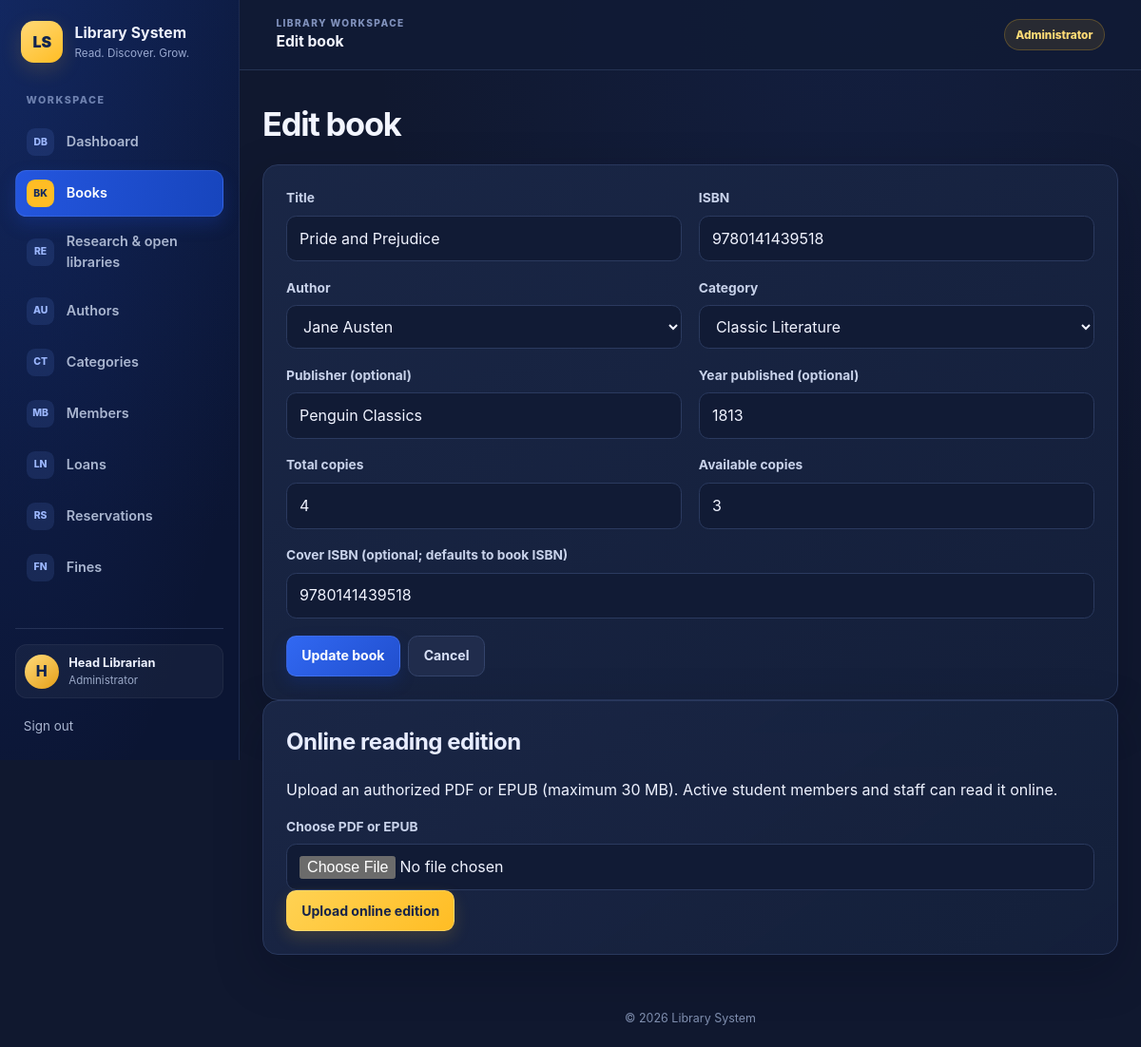
/books/edit.php?id=2 (signed in), run on the app's committed database.
### tables this page shows
CREATE TABLE books (
    book_id INT AUTO_INCREMENT PRIMARY KEY,
    isbn VARCHAR(20) NOT NULL UNIQUE,
    title VARCHAR(200) NOT NULL,
    author_id INT NOT NULL,
    category_id INT NOT NULL,
    publisher VARCHAR(120),
    year_published SMALLINT UNSIGNED,
    total_copies INT NOT NULL DEFAULT 1 CHECK (total_copies >= 0),
    available_copies INT NOT NULL DEFAULT 1 CHECK (available_copies >= 0),
    cover_isbn VARCHAR(20),   
    digital_file_path VARCHAR(255) NULL,
    FOREIGN KEY (author_id) REFERENCES authors(author_id)
        ON DELETE RESTRICT ON UPDATE CASCADE,
    FOREIGN KEY (category_id) REFERENCES categories(category_id)
        ON DELETE RESTRICT ON UPDATE CASCADE
);

CREATE TABLE authors (
    author_id INT AUTO_INCREMENT PRIMARY KEY,
    name VARCHAR(100) NOT NULL,
    country VARCHAR(60)
);

CREATE TABLE categories (
    category_id INT AUTO_INCREMENT PRIMARY KEY,
    name VARCHAR(60) NOT NULL UNIQUE,
    description TEXT
);

### includes/functions.php (called while the page is built, shortened)
<?php
function e($string) {
    return htmlspecialchars($string ?? '', ENT_QUOTES, 'UTF-8');
}

### books/edit.php (the view, shortened to what this page needs)
<?php
require_once '../config/database.php';
require_once '../includes/functions.php';
$bookId = filter_input(INPUT_GET, 'id', FILTER_VALIDATE_INT);
$stmt = $pdo->prepare('SELECT * FROM books WHERE book_id = ?');
$stmt->execute([$bookId]);
$book = $stmt->fetch();
$authors = $pdo->query('SELECT author_id, name FROM authors ORDER BY name')->fetchAll();
$categories = $pdo->query('SELECT category_id, name FROM categories ORDER BY name')->fetchAll();
require '../includes/header.php';
require '../includes/navbar.php';
?>
<main class="container">
    <header class="page-heading"><h1>Edit book</h1></header>
    <form class="card form-grid" method="post">
        <div class="field">
            <label for="title">Title</label>
            <input id="title" name="title" maxlength="200" required value="<?= e($book['title']) ?>">
        </div>
        <div class="field">
            <label for="isbn">ISBN</label>
            <input id="isbn" name="isbn" maxlength="20" required value="<?= e($book['isbn']) ?>">
        </div>
        <div class="field">
            <label for="author_id">Author</label>
            <select id="author_id" name="author_id" required>
                <?php foreach ($authors as $author): ?>
                    <option value="<?= e($author['author_id']) ?>"<?= (string)$book['author_id'] === (string)$author['author_id'] ? ' selected' : '' ?>><?= e($author['name']) ?></option>
                <?php endforeach; ?>
            </select>
        </div>
        <div class="field">
            <label for="category_id">Category</label>
            <select id="category_id" name="category_id" required>
                <?php foreach ($categories as $category): ?>
                    <option value="<?= e($category['category_id']) ?>"<?= (string)$book['category_id'] === (string)$category['category_id'] ? ' selected' : '' ?>><?= e($category['name']) ?></option>
                <?php endforeach; ?>
            </select>
        </div>
        <div class="field">
            <label for="publisher">Publisher (optional)</label>
            <input id="publisher" name="publisher" maxlength="120" value="<?= e($book['publisher']) ?>">
        </div>
        <div class="field">
            <label for="year_published">Year published (optional)</label>
            <input id="year_published" name="year_published" type="number" min="1000" max="2155" value="<?= e($book['year_published']) ?>">
        </div>
        <div class="field">
            <label for="total_copies">Total copies</label>
            <input id="total_copies" name="total_copies" type="number" min="0" required value="<?= e($book['total_copies']) ?>">
        </div>
        <div class="field">
            <label for="available_copies">Available copies</label>
            <input id="available_copies" name="available_copies" type="number" min="0" required value="<?= e($book['available_copies']) ?>">
        </div>
        <div class="field field-full">
            <label for="cover_isbn">Cover ISBN (optional; defaults to book ISBN)</label>
            <input id="cover_isbn" name="cover_isbn" maxlength="20" value="<?= e($book['cover_isbn']) ?>">
        </div>
        <div class="field-full form-actions">
            <button class="button" type="submit">Update book</button>
            <a class="button button-secondary" href="index.php">Cancel</a>
        </div>
    </form>
    <section class="card ebook-management" aria-labelledby="ebook-heading">
        <h2 id="ebook-heading">Online reading edition</h2>
        <p>Upload an authorized PDF or EPUB (maximum 30 MB). Active student members and staff can read it online.</p>
        <form class="ebook-upload-form" method="post" action="ebook_manage.php" enctype="multipart/form-data">
            <div class="field">
                <label for="ebook">Choose PDF or EPUB</label>
                <input id="ebook" name="ebook" type="file" accept=".pdf,.epub,application/pdf,application/epub+zip" required>
            </div>
            <button class="button button-accent" type="submit">Upload online edition</button>
        </form>
    </section>
</main>
<?php require '../includes/footer.php'; ?>

### assets/css/style.css (style rules this page uses)
:root { color-scheme: dark; font-family: Inter, "Segoe UI", Arial, sans-serif; background: #10182f; color: #eef2ff; font-synthesis: none; text-rendering: optimizeLegibility; --bg: #10182f; --sidebar: #0b1533; --surface: #151f3b; --surface-raised: #1b2849; --border: #29385d; --text: #eef2ff; --muted: #9aa8c7; --blue: #285bea; --gold: #ffbd24; --red: #ed6871; --green: #63d3ac; --shadow: 0 18px 50px rgb(3 9 25 / 25%); }
* { box-sizing: border-box; }
html { min-width: 320px; scroll-behavior: smooth; }
body { min-width: 320px; min-height: 100vh; margin: 0; color: var(--text); background: radial-gradient(ellipse at 75% 0%, rgb(42 82 190 / 11%), transparent 32rem), var(--bg); line-height: 1.55; }
a { color: #75a0ff; text-decoration: none; text-underline-offset: 3px; }
.container { width: min(1440px, calc(100% - clamp(1.25rem, 4vw, 3.5rem))); margin: clamp(1.25rem, 3vw, 2.25rem) auto; }
.page-heading { display: flex; flex-wrap: wrap; align-items: center; justify-content: space-between; gap: 1rem; margin-bottom: 1.35rem; }
.page-heading h1 { margin: 0; color: #f2f5ff; font-size: clamp(1.6rem, 3vw, 2.15rem); letter-spacing: -0.035em; line-height: 1.2; }
h2, h3 { margin-top: 0; color: #e8edff; letter-spacing: -0.02em; }
.card, .table-wrap { background: linear-gradient(145deg, rgb(26 39 71 / 95%), rgb(20 31 58 / 98%)); border: 1px solid var(--border); border-radius: 1rem; box-shadow: var(--shadow); }
.card { padding: clamp(1rem, 2.5vw, 1.5rem); }
.form-grid { display: grid; grid-template-columns: repeat(2, minmax(0, 1fr)); gap: 1.1rem; }
.field { display: flex; min-width: 0; flex-direction: column; gap: 0.45rem; }
.field-full { grid-column: 1 / -1; }
label { color: #c8d2ea; font-size: 0.86rem; font-weight: 700; }
input, select, textarea { width: 100%; min-height: 2.75rem; padding: 0.68rem 0.82rem; color: #f0f3ff; font: inherit; background: #111b35; border: 1px solid #2b3a5f; border-radius: 0.65rem; transition: border-color 150ms ease, box-shadow 150ms ease; }
input::placeholder, textarea::placeholder { color: #7383a6; }
.form-actions, .actions { display: flex; flex-wrap: wrap; align-items: center; gap: 0.55rem; }
.button { display: inline-flex; min-height: 2.6rem; align-items: center; justify-content: center; gap: 0.4rem; padding: 0.6rem 0.95rem; color: #fff; font: inherit; font-size: 0.88rem; font-weight: 750; text-align: center; text-decoration: none; background: linear-gradient(135deg, #3168f2, #214fce); border: 1px solid rgb(144 173 255 / 18%); border-radius: 0.65rem; box-shadow: 0 7px 16px rgb(17 54 160 / 27%); cursor: pointer; transition: transform 150ms ease, filter 150ms ease, box-shadow 150ms ease; }
.button-accent { color: #172449; background: linear-gradient(135deg, #ffd253, var(--gold)); border-color: rgb(255 230 160 / 35%); box-shadow: 0 7px 17px rgb(255 189 36 / 16%); }
.button-secondary { color: #d7e0f6; background: #202c4c; border-color: #34446b; box-shadow: none; }

### data on the page
books: title "Pride and Prejudice", isbn "9780141439518", author_id "Jane Austen", category_id "Classic Literature", publisher "Penguin Classics", year_published "1813", total_copies "4", available_copies "3", cover_isbn "9780141439518"

### other printed values
$item['icon'] "DB"
$item['label'] "Dashboard"
$item['icon'] "BK"
$item['label'] "Books"
$item['icon'] "RE"
$item['label'] "Research & open libraries"
$item['icon'] "AU"
$item['label'] "Authors"
$item['icon'] "CT"
$item['label'] "Categories"
$item['icon'] "MB"
$item['label'] "Members"
$item['icon'] "LN"
$item['label'] "Loans"
$item['icon'] "RS"
